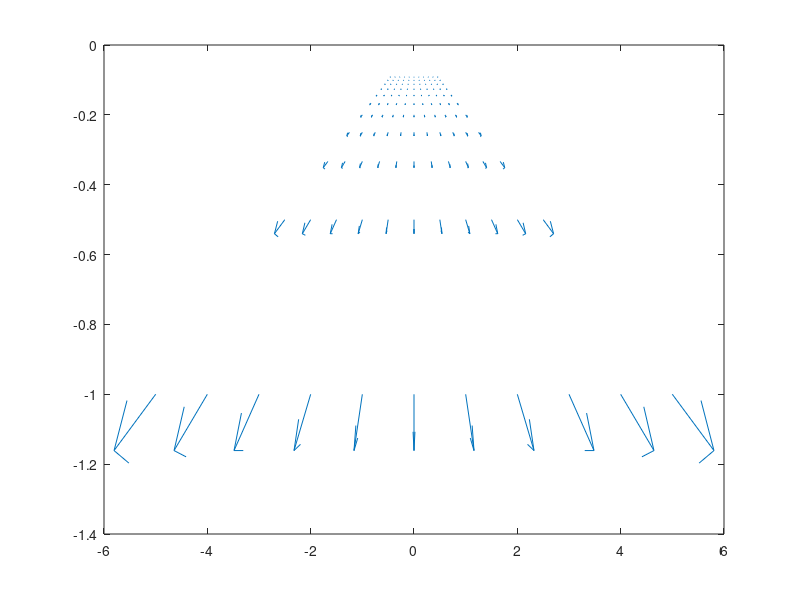

Write MATLAB code to recreate this figure.
% Create 3D points
[X, Y] = meshgrid(-5:5, repmat([-1], 1, 11));
Z = repmat([1:11].', 1, 11);

% Projective Geometry
% x = fX/Z, y = fY/Z
f = 1;
x = f .* X ./ Z;
y = f .* Y ./ Z;

% Translation along Z axis
% [u; v] = 1/Z [xt_z; yt_z]
tz = 10;
U = tz .* x ./ Z;
V = tz .* y ./ Z;

quiver(x, y, U, V);
